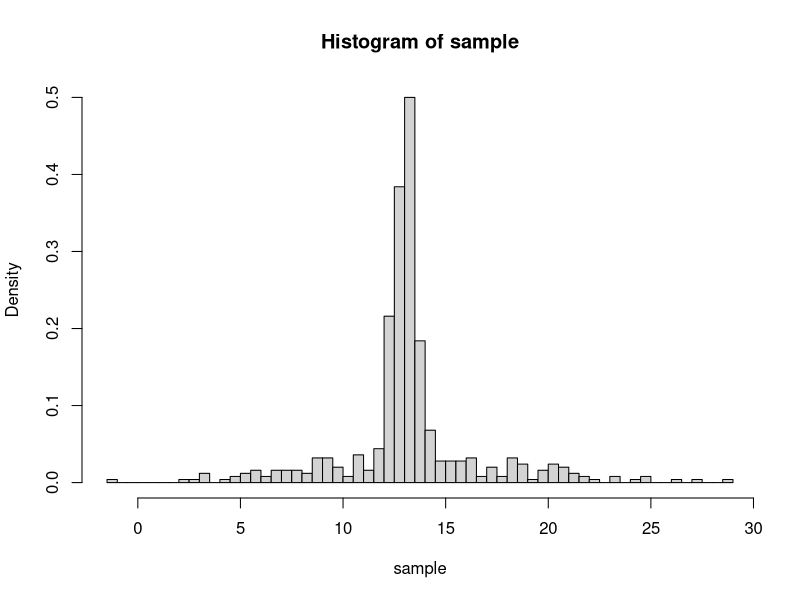

Write R code to recreate this figure.
## ---- chunk 1
knitr::opts_chunk$set(echo = TRUE)
options(encoding = 'UTF-8')
## ---- chunk 2
n = 500

## Parametros reais da distribuicao amostral 
mu = 13
sigma2 = 0.25
nu = 0.4

#Parametros das distribuicoes a priori
m = 12
V = 1
a = 4
d = 1
## ---- chunk 3
U = sample(c(1,100), n, replace = T, c(1-nu,nu))
sample = rnorm(n, mu, sqrt(sigma2*U))
hist(sample, breaks = 50, prob=T)
## ---- chunk 4
logA <- function(X, mu, sigma2, nu) {
  n = length(X)
  termo100 = log(nu/10) -(X-mu)^2/(2*100*sigma2)
  termo1 = log(1 - nu) -(X-mu)^2/(2*sigma2)
  
  indicator = (termo100 > termo1)
  
  # log1p(x) computes log(1+x) accurately also for |x| << 1.
  log_caso100 = termo100 + log1p( (10*(1-nu)/nu) * exp( (-(X-mu)^2/(2*sigma2)) - (-(X-mu)^2/(2*100*sigma2)) ) ) 
  log_caso100[!indicator] = 0
  log_caso1   =   termo1 + log1p( nu/(10*(1-nu)) * exp( (-(X-mu)^2/(2*100*sigma2)) - (-(X-mu)^2/(2*sigma2)) ) ) 
  log_caso1[indicator] = 0

  sum(log_caso100)+sum(log_caso1)
}

logh <- function(aux, n, mu, sigma2, nu, m, V, a, d) {
  aux + ((n+1)/2 + a + 1)*log(1/sigma2) + (-((mu-m)^2/(2*V) + d) / sigma2)
}

## ---- chunk 5
L = 100

mu_bounds = 3
mu_step = 2*mu_bounds/L
mu_grid = seq(m-mu_bounds, m+mu_bounds, mu_step)

sigma2_step = (sigma2*2)/L
sigma2_grid = seq(0.1, sigma2*2, sigma2_step)

nu_step = 1/L
nu_grid = seq(0.2, 0.6, nu_step)
## ---- chunk 6

inv_k = 0
n = length(sample)

for (i in 1:length(mu_grid)) {
  for (j in 1:length(sigma2_grid)) {
    for (k in 1:length(nu_grid)) {
      aux = logA(sample, mu_grid[i], sigma2_grid[j], nu_grid[k])
      print(aux)
      logh_ijk = logh(aux, n, mu_grid[i], sigma2_grid[j], nu_grid[k], m, V, a, d)
      print(logh_ijk)
      inv_k = inv_k + exp(logh_ijk)
      print(inv_k)
    }
  }
}

inv_k = inv_k * nu_step * sigma2_step * mu_step

k = 1/inv_k
